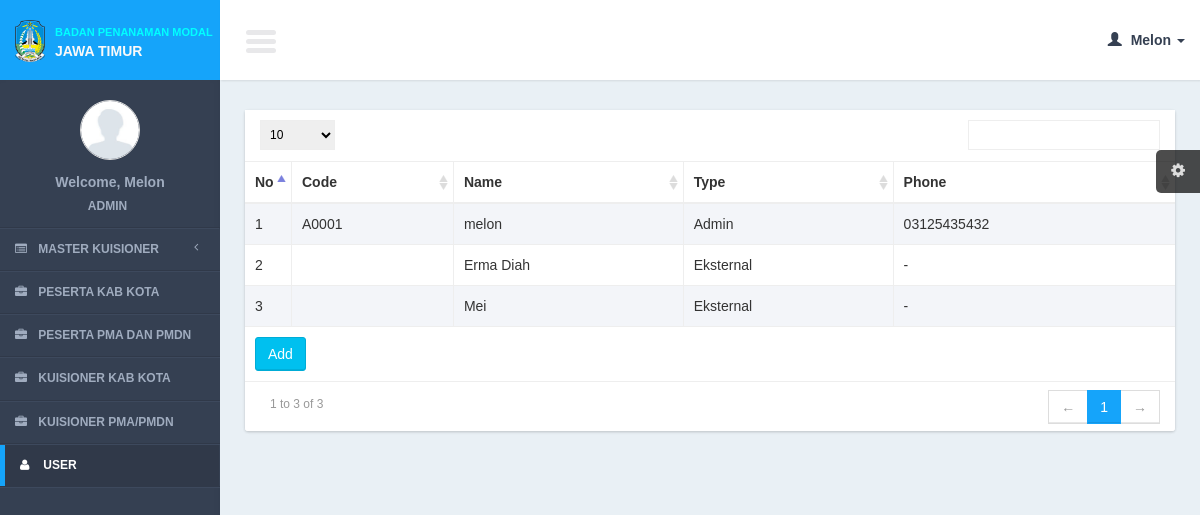
The page /controllers/user.php (signed in) on the database its author committed.
### tables this page shows
CREATE TABLE IF NOT EXISTS `users` (
`user_id` int(11) NOT NULL,
  `user_type_id` int(11) DEFAULT NULL,
  `user_login` varchar(100) DEFAULT NULL,
  `user_password` varchar(100) DEFAULT NULL,
  `user_name` varchar(100) DEFAULT NULL,
  `user_code` varchar(100) DEFAULT NULL,
  `user_phone` varchar(100) DEFAULT NULL,
  `user_img` text NOT NULL,
  `user_active_status` int(11) NOT NULL
);

### models/user_model.php (called while the page is built, shortened)
<?php
function select(){
	$query = mysql_query("select *
		from users a
			");
	return $query;
}
?>

### views/user/list.php (the view, shortened to what this page needs)
     <section class="content">
         <div class="row">
             <div class="col-xs-12">
                 <div class="box">
                     <div class="box-body2 table-responsive">
                         <table id="example1" class="table table-bordered table-striped">
                             <thead>
                                 <tr>
                                 <th width="5%">No</th>
                                     <th>Code</th>
                                     <th>Name</th>
                                       <th>Type</th>
                                        <th>Phone</th>
                                 </tr>
                             </thead>
                             <tbody>
                                 <?php
                                $no = 1;
                                 while($row = mysql_fetch_array($query)){
                                 ?>
                                 <tr>
                                 <td><?= $no?></td>
                                     <td><?= $row['user_code']?></td>
                                     <td><?= $row['user_name']?></td>
                                     <?php
	if($row['user_type_id'] == 1){?>
                                         <td>Admin</td>
                                         <? }else{ ?>
                                         <td>Eksternal</td>
                                         <?
		}
                                     ?>
                                      <td><?= $row['user_phone']?></td>
                                 </tr>
                                 <?php
$no++;
                                 }
                                 ?>
                             </tbody>
                               <tfoot>
                                 <tr>
                                     <td colspan="10"><a href="<?= $add_button ?>" class="btn btn-info " >Add</a></td>
                                 </tr>
                             </tfoot>
                         </table>
                     </div>
                 </div>
             </div>
         </div>
     </section>

### css/AdminLTE.css (style rules this page uses)
html { font-family: 'Source Sans Pro', sans-serif; -webkit-font-smoothing: antialiased; min-height: 100%; background: #354052; }
body { font-family: 'Source Sans Pro', sans-serif; -webkit-font-smoothing: antialiased; min-height: 100%; background: #E9F0F5; }
a { color: #3c8dbc; }
.content { padding: 30px 10px; }
.table-striped > tbody > tr:nth-child(odd), .table-striped > tbody > tr:nth-child(odd) { background:#F3F5F9; }
.box { position: relative; margin-bottom: 20px; -webkit-border-radius: 3px; -moz-border-radius: 3px; border-radius: 3px !important; width: 100%; background:#fff; box-shadow: 0 1px 3px rgba(0, 0, 0, 0.1); }
.box .box-body2 { background:#fff; -webkit-border-top-left-radius: 0; -webkit-border-top-right-radius: 0; -webkit-border-bottom-right-radius: 3px; -webkit-border-bottom-left-radius: 3px; -moz-border-radius-topleft: 0; -moz-border-radius-topright: 0; -moz-border-radius-bottomright: 3px; -moz-border-radius-bottomleft: 3px; border-top-left-radius: 0; border-top-right-radius: 0; border-bottom-right-radius: 3px; border-bottom-left-radius: 3px; box-shadow: 0 1px 3px rgba(0, 0, 0, 0.1); }
.btn { font-weight: 500; -webkit-border-radius: 3px; -moz-border-radius: 3px; border-radius: 3px; border: 1px solid transparent; -webkit-box-shadow: inset 0px -2px 0px 0px rgba(0, 0, 0, 0.09); -moz-box-shadow: inset 0px -2px 0px 0px rgba(0, 0, 0, 0.09); box-shadow: inset 0px -1px 0px 0px rgba(0, 0, 0, 0.09); }
.btn.btn-info { background-color: #00c0ef; border-color: #00acd6; }

### rows shown on the page
users: user_code "A0001", user_name "melon", user_type_id "Admin", user_phone "03125435432"
users: user_name "Erma Diah", user_type_id "Eksternal", user_phone "-"
users: user_name "Mei", user_type_id "Eksternal", user_phone "-"

### other values the page prints
$user_data[0] "Melon"
$user_data[1] "ADMIN"
